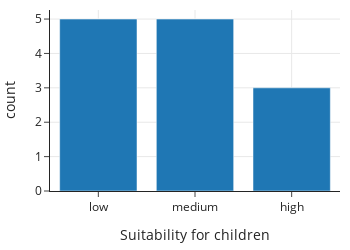

Here is the notebook cell this chart was saved with:
### Markdown cell above
Then we can make the bar plot of counts of each category of suitability among the toy breeds:

### Code cell
toy_dogs = dogs.query('group == "toy"').groupby('kids').count().reset_index()
px.bar(toy_dogs, x='kids', y='breed', width=350, height=250,
      category_orders={"kids": ["low", "medium", "high"]},
      labels={"kids": "Suitability for children", "breed": "count"})

### Figure 1 — Plotly figure (JSON) as saved in the notebook; plotly's stock layout.template omitted (floating-point values rounded to 4 significant figures)
{"data": [{"alignmentgroup": "True", "hovertemplate": "Suitability for children=%{x}<br>count=%{y}<extra></extra>", "legendgroup": "", "marker": {"color": "#1F77B4", "pattern": {"shape": ""}}, "name": "", "offsetgroup": "", "orientation": "v", "showlegend": false, "textposition": "auto", "type": "bar", "x": ["high", "low", "medium"], "xaxis": "x", "y": [3, 5, 5], "yaxis": "y"}], "layout": {"barmode": "relative", "height": 250, "legend": {"tracegroupgap": 0}, "width": 350, "xaxis": {"anchor": "y", "autorange": true, "categoryarray": ["low", "medium", "high"], "categoryorder": "array", "domain": [0, 1], "range": [-0.5, 2.5], "title": {"text": "Suitability for children"}, "type": "category"}, "yaxis": {"anchor": "x", "autorange": true, "domain": [0, 1], "range": [0, 5.263], "title": {"text": "count"}, "type": "linear"}}}
